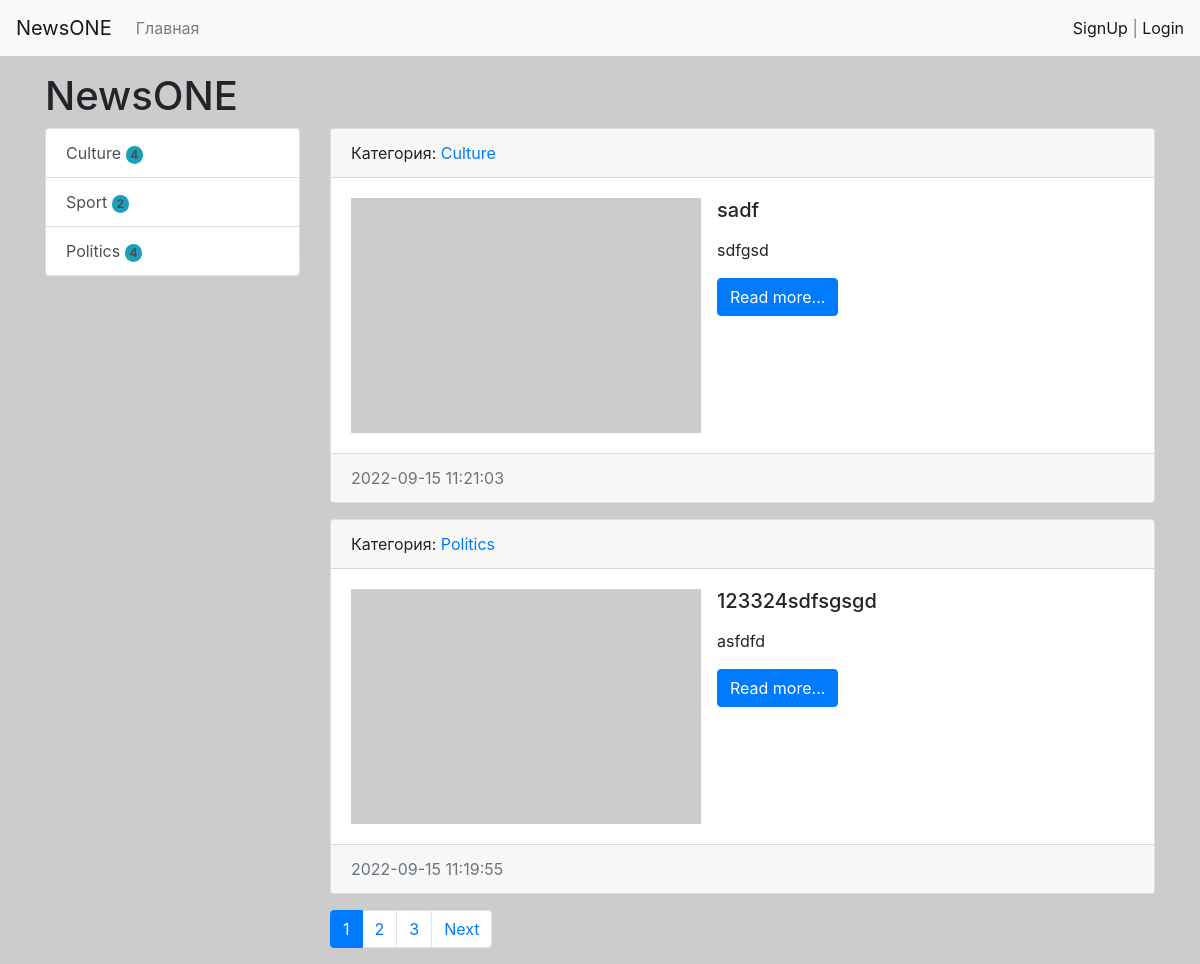
The page / on the database its author committed.
### news/models.py (models this page shows, shortened)
class Category(models.Model):
    title = models.CharField(max_length=150, db_index=True, verbose_name='Наименование категории')
    def get_absolute_url(self):
        return reverse('category', kwargs={'category_id': self.pk})
    def __str__(self):
        return self.title
    class Meta:
        verbose_name = "Категория"
        verbose_name_plural = "Категории"
        ordering = ['title']

class News(models.Model):
    title = models.CharField(max_length=150, verbose_name='Наименование')
    content = models.TextField(blank=True, verbose_name='Содержание')
    created_at = models.DateTimeField(auto_now_add=True, verbose_name='Дата создания')
    updated_at = models.DateTimeField(auto_now=True, verbose_name='Дата изменения')
    photo = models.ImageField(upload_to='photo/%Y/%m/%d/', verbose_name='Фото', blank=True)
    is_published = models.BooleanField(default=True, verbose_name='Опубликована ли')
    category = models.ForeignKey('Category', on_delete=models.PROTECT, verbose_name='Категория')
    views = models.IntegerField(default=0)
    def get_absolute_url(self):
        return reverse('view_news', kwargs={'pk': self.pk})
    class Meta:
        verbose_name = "Новость"
        verbose_name_plural = "Новости"
        ordering = ['-created_at', 'title']

### news/views.py (the view)
# urls.py: path('', cache_page(60)(HomeView.as_view()), name='home'),
class HomeView(MyMixin, ListView):
    model = News
    template_name = 'news/index.html'
    context_object_name = 'news'
    mixin_prop = 'hellow world'
    paginate_by = 2
    def get_context_data(self, *, object_list=None, **kwargs):
        context = super().get_context_data(**kwargs)
        context['title'] = self.get_upper('Главная')
        return context
    def get_queryset(self):
        return News.objects.filter(is_published=True).select_related('category')

### news/templatetags/news_tags.py (called while the page is built)
@register.inclusion_tag('news/list_categories.html')
def show_categories():
    categories = cache.get('categories')
    if not categories:
        categories = Category.objects.annotate(cnt=Count('news', filter=F('news__is_published'))).filter(cnt__gt=0)
        cache.set('categories', categories, 30)
    return {'categories': categories}

### news/utils.py (called while the page is built)
    def get_upper(self, s):
        if isinstance(s, str):
            return s.upper()
        return s.title.upper()

### news/templates/news/index.html (shortened to what this page needs)
{% extends 'base.html' %}
{% load static %}
{% block sidebar %}
{% include 'inc/_sitebar.html' %}
{% endblock %}
{% block content %}
{% for item in news %}
<div class="card mb-3">
    <div class="card-header">
        Категория: <a href="{{ item.category.get_absolute_url }}">{{ item.category }}</a>
    </div>
    <div class="card-body">
        <div class="media">
            {% if item.photo %}
            <img src="{{ item.photo.url }}" alt="" width="350" class="mr-3">
            {% else %}
            <img src="https://dummyimage.com/350x235/fff/aaa" alt="" class="mr-3">
            {% endif %}
            <div class="media-body">
                <h5 class="card-title">{{ item.title }}</h5>
                <p class="card-text">{{ item.content| linebreaks| truncatewords:50 }}</p>
                <a href="{{ item.get_absolute_url }}" class="btn btn-primary">Read more...</a>
            </div>
        </div>
    </div>
    <div class="card-footer text-muted">
        {{ item.created_at|date:"Y-m-d H:i:s" }}
    </div>
</div>
{% endfor %}
{% endblock %}

### templates/base.html (shortened to what this page needs)
{% load static %}
<!doctype html>
<html lang="en">
<head>
    <link rel="stylesheet" href="https://stackpath.bootstrapcdn.com/bootstrap/4.4.1/css/bootstrap.min.css"
>
    <link rel="stylesheet" type="text/css" href="{% static 'css/styles.css' %}">
</head>
<body>
{% include 'inc/_navbar.html' %}
<div class="container mt-3">
    <h1>{% block h1 %}NewsONE{% endblock %}</h1>
    <div class="row">
        <div class="col-md-3">
            {% block sidebar %}SIDEBAR{% endblock %}
        </div>
        <div class="col-md-9">
            {% block content %}CONTENT{% endblock %}
            {% if page_obj.has_other_pages %}
            <nav aria-label="...">
                <ul class="pagination">
                    {% for p in page_obj.paginator.page_range %}
                    {% if page_obj.number == p %}
                    <li class="page-item active" aria-current="page">
                        <a class="page-link" href="?page={{ p }}">{{ p }}</a>
                    </li>
                    {% elif p > page_obj.number|add:-3 and p < page_obj.number|add:3 %}
                    <li class="page-item">
                        <a class="page-link" href="?page={{ p }}">{{ p }}</a>
                    </li>
                    {% endif %}
                    {% endfor %}
                    {% if page_obj.has_next %}
                    <li class="page-item">
                        <a class="page-link" href="?page={{ page_obj.next_page_number }}">Next</a>
                    </li>
                    {% endif %}
                </ul>
            </nav>
            {% endif %}
        </div>
    </div>
</div>
</body>
</html>

### templates/inc/_navbar.html (shortened to what this page needs)
<nav class="navbar navbar-expand-lg navbar-light bg-light">
    <a class="navbar-brand" href="{% url 'home' %}">NewsONE</a>
    <div class="collapse navbar-collapse" id="navbarSupportedContent">
        <ul class="navbar-nav mr-auto">
            <li class="nav-item"><a class="nav-link" href="{% url 'home' %}">Главная</a></li>
            {% if request.user.is_authenticated %}
            <li class="nav-item"><a class="nav-link" href="{% url 'add_news' %}">Добавить новость</a></li>
            <li class="nav-item"><a class="nav-link" href="{% url 'feedback' %}">Обратная связь</a></li>
        </ul>
    </div>
    <span class="text mr-3">Hi👋 <a href="#"><b>{{ user.username }}</b></a></span>
    <span class="navbar-text">
            <a href="{% url 'logout' %}"> Logout</a>
        </span>
    {% else %}
    </ul>
    </div>
    <span class="navbar-text">
            <a href="{% url 'register' %}">SignUp</a> |
            <a href="{% url 'login' %}">Login</a>
        </span>
    {% endif %}
</nav>

### templates/inc/_sitebar.html (shortened to what this page needs)
{% load news_tags %}
{% show_categories %}

### news/templates/news/list_categories.html
<div class="list-group">
    {% for item in categories %}
    <a href="{{ item.get_absolute_url }}" class="list-group-item list-group-item-action">{{ item.title }} <span
            class="badge bg-info rounded-pill">{{ item.cnt }}</span></a>
    {% endfor %}
</div>

### rows shown on the page
Category: title "Culture", cnt "4"
Category: title "Sport", cnt "2"
Category: title "Politics", cnt "4"
News: category "Culture", title "sadf", content "sdfgsd", created_at "2022-09-15 11:21:03"
News: category "Politics", title "123324sdfsgsgd", content "asfdfd", created_at "2022-09-15 11:19:55"

### other values the page prints
{{ p }} "1"
{{ p }} "2" "3"
